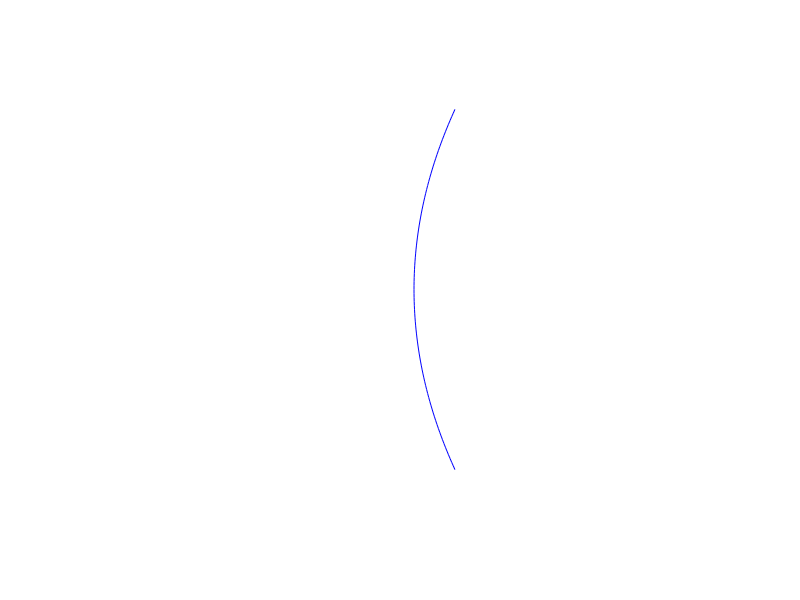

Recreate this plot in MATLAB.
t=[0:0.000001:4.5]; 
x=t.^2;
y=18.*t;
linelength = 0;

        xfinal(1) = x(1);
        yfinal(1) = y(1);


n=2;
i=1;
while i < length(x) -1
    %each element is 1.6553cm long
  linelength = (y(i)-yfinal(n-1))^2 + (x(i)-xfinal(n-1))^2;
%   if linelength > 0.0274
%       pause
%   end
    if linelength  >  0.0274*100    %0.1655
        xfinal(n) = x(i);
        yfinal(n) = y(i);
        n = n +1;
    end
    i=i+1;
    if yfinal(n-1) > 75
        break
    end
end
xfinal(:,length(xfinal))=[];
yfinal(:,length(yfinal))=[];

%reflect to get bottom half of bow
yfinal = horzcat(-fliplr(yfinal(:,2:length(yfinal))),yfinal);
xfinal = horzcat(fliplr(xfinal(:,2:length(xfinal))),xfinal);


%put it in meters
xfinal = xfinal.*10;
yfinal = yfinal.*10;

%final values
%x=173.0785
%y=+-748.8488

%angle matrix
angles = NaN(1,length(xfinal));

stringx = zeros(1,3);
stringy = zeros(1,3);
stringangle = zeros(1,3);

stringx(1) = xfinal(1);
stringx(2) = xfinal(1);
stringx(3) = xfinal(1);
stringy(1) = yfinal(1);
stringy(2) = 0;
stringy(3) = yfinal(length(yfinal));

%angle
for i = 2:1:3
    stringangle(i) = atan((stringy(i)-stringy(i-1)) ./ (stringx(i)-stringx(i-1)));
    if stringangle(i) < 0
        stringangle(i) = pi + stringangle(i);
    end
end

% ---------------- element x composed of node x and node x-1 -------------%
%angle
for i = 2:1:length(xfinal)
    angles(i) = atan( (yfinal(i)-yfinal(i-1)) / (xfinal(i)-xfinal(i-1)));
    if angles(i) < 0
        angles(i) = pi + angles(i);
    end
end

%make width and thinkness matrix
indexcenternode = ceil(length(yfinal)/2);
if yfinal(indexcenternode) ~= 0
    error('Error with thinkness function')
end

width = 0.04445;%1.75in

thickness = NaN(1,length(xfinal));
thicknessincrement = (0.0127) / ( (length(xfinal) - 1 ) / 2 - 1 );

for i = 2:1:indexcenternode
    thickness(i) = 0.00635 + thicknessincrement * (i-2);
end

for i = indexcenternode+1:1:length(xfinal)
    thickness(i) = 0.01905 - thicknessincrement * (i - indexcenternode - 1);
end

f = figure('color','white');
bow=zeros(length(xfinal)-1,1);
axis equal, axis off
ylim([-1000 1000]);
xlim([-1000 1000]);

%thickness is multiplied by ten so that the change in thickness is apparent
for i=1:(length(xfinal)-1)
    bow(i,1)=line(xfinal(1,i:i+1),yfinal(1,i:i+1),'color','blue','LineWidth',thickness(i+1)*10);
end

%Gauss Seidel: Input Parameters - Mass Matrix, stiffness matrix, damping matrix, U0 - Initial Guess 0
%U1 - Initial Guess 1, Two initial guess (see formula sheet), dt - time step, fap - Applied Force Vector
%seidelSolver(MassMat,stiffnessMat,DampingMat,U0,U1,dt,Fap)

%Call animation function - two matrices will be inputed
%Animation(setOfFinalXPos,setOfFinalYPos);

